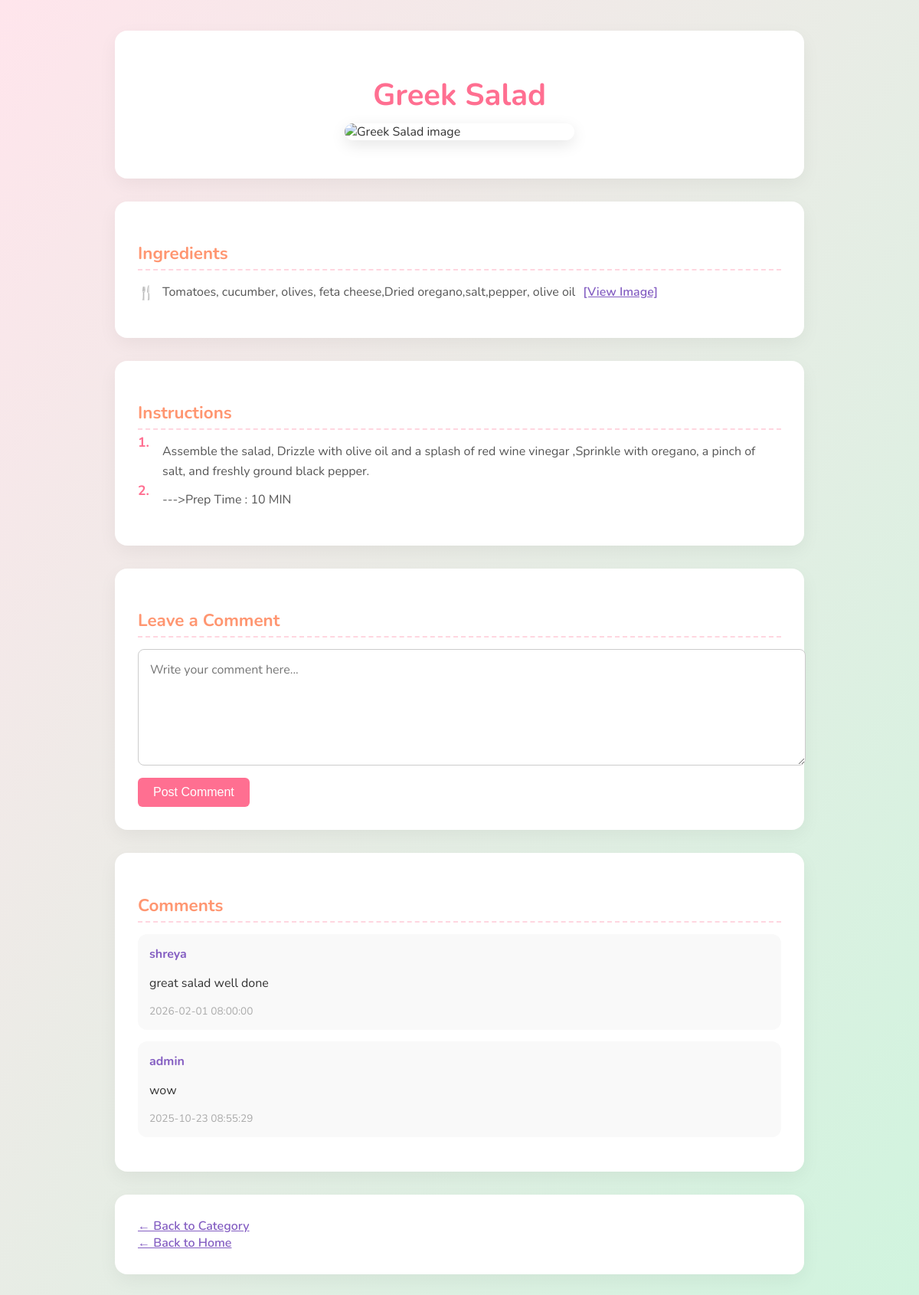
Page /recipe/0 on the committed database.
### tables this page shows
CREATE TABLE "recipes" (
	"id"	INTEGER,
	"category_id"	INTEGER,
	"dish_image"	BLOB,
	"name"	TEXT,
	"ingredients"	TEXT,
	"instructions"	TEXT,
	PRIMARY KEY("id"),
	FOREIGN KEY("category_id") REFERENCES "categories"("id")
);

CREATE TABLE comments (
    id INTEGER PRIMARY KEY AUTOINCREMENT,
    recipe_id INTEGER NOT NULL,
    user_name TEXT NOT NULL,
    comment_text TEXT NOT NULL,
    created_at TIMESTAMP DEFAULT CURRENT_TIMESTAMP,
    FOREIGN KEY(recipe_id) REFERENCES recipes(id) ON DELETE CASCADE,
    CHECK(length(comment_text) <= 500)
    );

### app.py (the view)
@app.route('/recipe/<int:recipe_id>')
def recipe(recipe_id):
    db = get_db()
    recipe = db.execute('SELECT * FROM recipes WHERE id=?', (recipe_id,)).fetchone()
    comments = db.execute('SELECT * FROM comments WHERE recipe_id=? ORDER BY created_at DESC', (recipe_id,)).fetchall()
    return render_template('recipe.html', recipe=recipe, comments=comments)

### app.py (called while the page is built)
def get_db():
    db = getattr(g, '_database', None)
    if db is None:
        db = g._database = sqlite3.connect(DATABASE)
        db.row_factory = sqlite3.Row
    return db

@app.teardown_appcontext
def close_connection(exception):
    db = getattr(g, '_database', None)
    if db is not None:
        db.close()

### templates/recipe.html (shortened to what this page needs)
<!DOCTYPE html>
<html lang="en">
<head>
</head>
<body>
    <div class="container">
        <div class="card">
            <h1>{{ recipe.name }}</h1>
            <img src="/recipe_image/{{ recipe.id }}" alt="{{ recipe.name }} image">
        </div>
        <div class="card">
            <h3>Ingredients</h3>
            <ul class="bullet-list">
                {% for item in recipe.ingredients.split('\n') %}
                    {% if item.strip() %}
                        <li>
                            <div class="ingredient-content">
                                <span>{{ item }}</span>
                                <a href="https://unsplash.com/s/photos/{{ item | urlencode }}" target="_blank">[View Image]</a>
                            </div>
                        </li>
                    {% endif %}
                {% endfor %}
            </ul>
        </div>
        <div class="card">
            <h3>Instructions</h3>
            <ol class="bullet-list">
                {% for step in recipe.instructions.split('\n') %}
                    {% if step.strip() %}
                        <li>{{ step }}</li>
                    {% endif %}
                {% endfor %}
            </ol>
        </div>
        <div class="card comment-box">
            <h3>Leave a Comment</h3>
            <form action="/add_comment/{{ recipe.id }}" method="POST">
                <textarea name="comment" placeholder="Write your comment here..." required></textarea>
                <button type="submit">Post Comment</button>
            </form>
        </div>
        <div class="card comments">
            <h3>Comments</h3>
            {% for comment in comments %}
                <div class="comment">
                    <div class="username">{{ comment.user_name }}</div>
                    <p>{{ comment.comment_text }}</p>
                    <div class="created-at">{{ comment.created_at }}</div>
                </div>
            {% endfor %}
        </div>
        <div class="card">
            <a href="/category/{{ recipe.category_id }}">← Back to Category</a><br>
            <a href="/index">← Back to Home</a>
        </div>
    </div>
</body>
</html>

### templates/recipe.html (style rules this page uses)
body { margin: 0; padding: 40px; font-family: 'Nunito', sans-serif; background: linear-gradient(to bottom right, #ffe5ec, #d0f4de); color: #333; }
.container { max-width: 900px; margin: auto; display: grid; grid-template-columns: 1fr; gap: 30px; }
.card { background-color: #fff; border-radius: 16px; box-shadow: 0 8px 24px rgba(0,0,0,0.05); padding: 30px; transition: transform 0.2s ease; }
h1 { font-size: 2.5rem; color: #ff6f91; margin-bottom: 10px; text-align: center; }
h3 { font-size: 1.4rem; color: #ff9671; margin-bottom: 15px; border-bottom: 2px dashed #ffd6e0; padding-bottom: 5px; }
img { width: 300px; height: auto; border-radius: 16px; box-shadow: 0 6px 20px rgba(0,0,0,0.1); display: block; margin: 0 auto 20px auto; }
.bullet-list { list-style: none; padding-left: 0; }
.bullet-list li { position: relative; padding-left: 32px; margin-bottom: 12px; font-size: 1rem; color: #555; line-height: 1.6; display: flex; align-items: center; }
.bullet-list li::before { content: '🍴'; position: absolute; left: 0; top: 50%; transform: translateY(-50%); font-size: 1.1rem; }
.ingredient-content { display: flex; align-items: center; gap: 10px; }
ol.bullet-list { counter-reset: li; }
ol.bullet-list li { position: relative; padding-left: 32px; margin-bottom: 12px; font-size: 1rem; color: #555; line-height: 1.6; }
ol.bullet-list li::before { content: counter(li) "."; counter-increment: li; position: absolute; left: 0; top: 0; font-weight: bold; color: #ff6f91; }
a { color: #845ec2; text-decoration: underline; font-weight: 600; }
.comment-box textarea { width: 100%; height: 120px; padding: 15px; border-radius: 8px; border: 1px solid #ccc; font-family: 'Nunito', sans-serif; font-size: 1rem; }
.comment-box button { padding: 10px 20px; background-color: #ff6f91; color: white; border: none; border-radius: 6px; font-size: 1rem; cursor: pointer; margin-top: 10px; }
.comment { background-color: #f9f9f9; padding: 15px; border-radius: 12px; margin-bottom: 15px; }
.comment .username { font-weight: bold; color: #845ec2; }
.comment .created-at { font-size: 0.85rem; color: #aaa; }

### rows in the picture
recipes: name "Greek Salad", ingredients "Tomatoes, cucumber, olives, feta cheese,Dried oregano,salt,pepper, olive oil"
comments: user_name "shreya", comment_text "great salad well done", created_at "2026-02-01 08:00:00"
comments: user_name "admin", comment_text "wow", created_at "2025-10-23 08:55:29"

### other values in the picture
{{ step }} "Assemble the salad, Drizzle with olive oil and a splash of red wine vinegar ,Sprinkle with oregano, a pinch of salt, and freshly ground black pepper." "--->Prep Time : 10 MIN"
